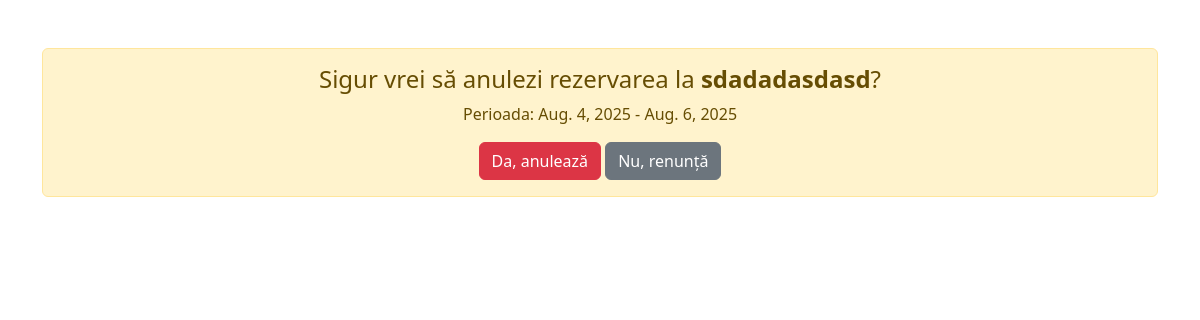
Page /booking/cancel-reservation/60/ (signed in) on the committed database.
### booking/models/reservation.py (models this page shows, shortened)
class Reservation(models.Model):
    user = models.ForeignKey(settings.AUTH_USER_MODEL, on_delete=models.CASCADE)
    hotel = models.ForeignKey(Hotel, on_delete=models.CASCADE)
    room_type = models.CharField(max_length=3, choices=Hotel.HOTEL_TYPES, editable=False)
    start_date = models.DateField()
    end_date = models.DateField()
    total_price = models.DecimalField(max_digits=8, decimal_places=2, blank=True, null=True)

### booking/models/hotel.py (models this page shows, shortened)
class Hotel(models.Model):
    HOTEL_TYPES = [
        ('1P', 'Cameră pentru 1 persoană'),
        ('2P', 'Cameră pentru 2 persoane'),
        ('3P', 'Cameră pentru 3 persoane'),
        ('APT', 'Apartament'),
    ]
    name = models.CharField(max_length=100)
    location = models.CharField(max_length=100)
    description = models.TextField()
    available_types = models.CharField(max_length=3, choices=HOTEL_TYPES)
    price_per_night = models.DecimalField(max_digits=7, decimal_places=2)
    is_active = models.BooleanField(default=True)
    photo_url = models.URLField(blank=True, null=True)

### booking/views/reservation_views.py (the view)
# urls.py: path('cancel-reservation/<int:reservation_id>/', cancel_reservation_view, name='cancel_reservation'),
@login_required
def cancel_reservation_view(request, reservation_id):
    reservation = get_object_or_404(Reservation, id=reservation_id, user=request.user)
    days_before_checkin = (reservation.start_date - date.today()).days
    if days_before_checkin < 2:
        return HttpResponseForbidden("Rezervarea nu mai poate fi anulată cu mai puțin de 2 zile înainte.")
    if request.method == 'POST':
        reservation.delete()
        return redirect('my_reservations')
    return render(request, 'booking/cancel_reservation_confirm.html', {
        'reservation': reservation
    })

### booking/templates/booking/cancel_reservation_confirm.html (shortened to what this page needs)
<!DOCTYPE html>
<html>
<head>
    <link href="https://cdn.jsdelivr.net/npm/bootstrap@5.3.3/dist/css/bootstrap.min.css" rel="stylesheet">
</head>
<body>
    <div class="container mt-5">
        <div class="alert alert-warning text-center">
            <h4>Sigur vrei să anulezi rezervarea la <strong>{{ reservation.hotel.name }}</strong>?</h4>
            <p>Perioada: {{ reservation.start_date }} - {{ reservation.end_date }}</p>
            <form method="post">
                <button type="submit" class="btn btn-danger">Da, anulează</button>
                <a href="{% url 'my_reservations' %}" class="btn btn-secondary">Nu, renunță</a>
            </form>
        </div>
    </div>
</body>
</html>

### rows in the picture
Reservation: hotel.name "sdadadasdasd", start_date "Aug. 4, 2025", end_date "Aug. 6, 2025"
